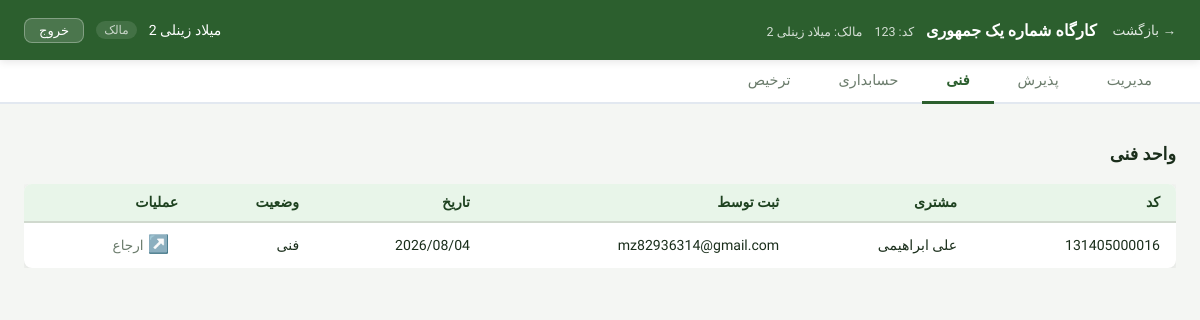
The app's page /workshop/13/technical/ (signed in), older data.
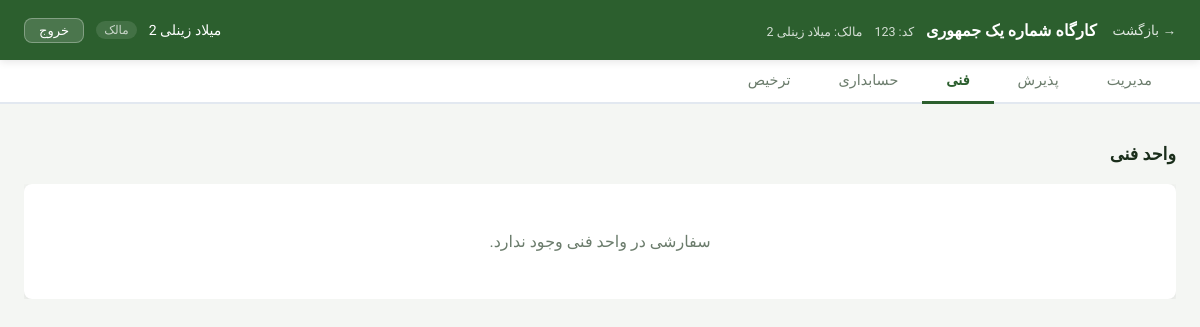
The same page, newer data.
### orders/models.py (models this page shows, shortened)
class Order(models.Model):
    STATUS_CHOICES = [
        ('reception', 'پذیرش'),
        ('technical', 'فنی'),
        ('accounting', 'حسابداری'),
        ('management', 'مدیریت'),
        ('payment', 'پرداخت'),
        ('done', 'تکمیل'),
        ('release', 'ترخیص')
    ]
    workshop = models.ForeignKey('accounts.Workshop', on_delete=models.CASCADE)
    customer = models.ForeignKey(Customer, on_delete=models.PROTECT, related_name='orders')
    created_by = models.ForeignKey('accounts.User', on_delete=models.SET_NULL, null=True)
    status = models.CharField(max_length=20, choices=STATUS_CHOICES, default='reception')
    description = models.TextField(blank=True)
    created_at = models.DateTimeField(auto_now_add=True)
    updated_at = models.DateTimeField(auto_now=True)
    delivered_at = models.DateTimeField(null=True, blank=True)
    is_archived = models.BooleanField(default=False)
    is_stopped = models.BooleanField(default=False)
    code = models.CharField(
        max_length=30,
        unique=True,
        editable=False,
        db_index=True,
        verbose_name='کد سفارش'
    )
    count_request = models.PositiveSmallIntegerField(default=1)
    manager_release_allowed = models.BooleanField(default=False, verbose_name="مجوز ترخیص مدیر")
    manager_release_count = models.PositiveSmallIntegerField(default=0, verbose_name="تعداد مجاز ترخیص مدیر")

class Customer(models.Model):
    workshop = models.ForeignKey('accounts.Workshop', on_delete=models.CASCADE)
    name = models.CharField(max_length=200)
    customer_workshop_name = models.CharField(max_length=200, default="None")
    phone = models.CharField(max_length=20, blank=True)
    is_legal = models.BooleanField(default=False)  # حقوقی یا حقیقی
    created_at = models.DateTimeField(auto_now_add=True)

### accounts/models.py (models this page shows)
class User(AbstractUser):
    phone = models.CharField(max_length=15, blank=True)
    email = models.EmailField(unique=True)
    class Meta:
        swappable = 'AUTH_USER_MODEL'

### orders/views.py (the view)
# urls.py: path('workshop/<int:workshop_id>/technical/', views.technical_tab, name='tab_technical'),
@login_required
def technical_tab(request, workshop_id):
    workshop, membership, allowed_tabs = _get_workshop_and_membership(
        request, workshop_id, 'technical'
    )
    orders = (
        Order.objects
        .filter(workshop=workshop, status='technical')
        .select_related('customer', 'created_by')
        .order_by('-created_at')
    )
    context = _base_context(workshop, membership, allowed_tabs, 'technical')
    context['orders'] = orders
    return render(request, 'orders/technical_tab.html', context)

### orders/views.py (called while the page is built)
def _get_workshop_and_membership(request, workshop_id, required_tab):
    workshop = get_object_or_404(Workshop, pk=workshop_id)
    membership = get_object_or_404(
        WorkshopMembership,
        workshop=workshop,
        user=request.user,
        is_active=True
    )
    allowed_tabs = ROLE_TAB_ACCESS.get(membership.role, [])
    if required_tab not in allowed_tabs:
        raise Http404("دسترسی به این تب مجاز نیست")
    return workshop, membership, allowed_tabs

def _base_context(workshop, membership, allowed_tabs, active_tab):
    return {
        'workshop': workshop,
        'membership': membership,
        'allowed_tabs': allowed_tabs,
        'active_tab': active_tab,
    }

### templates/orders/technical_tab.html (shortened to what this page needs)
{% extends "orders/_dashboard_base.html" %}
{% block tab_content %}
    <div class="tab-panel">
        <div class="panel-header"><h2>واحد فنی</h2></div>
        <div class="orders-table-wrap">
            {% if orders %}
                <table class="orders-table">
                    <thead>
                    <tr>
                        <th>کد</th>
                        <th>مشتری</th>
                        <th>ثبت توسط</th>
                        <th>تاریخ</th>
                        <th>وضعیت</th>
                        <th>عملیات</th>
                    </tr>
                    </thead>
                    <tbody>
                    {% for order in orders %}
                        <tr class="order-row" data-order-id="{{ order.id }}" style="cursor:pointer;">
                            <td>{{ order.code }}</td>
                            <td>{{ order.customer.name }}</td>
                            <td>{{ order.created_by }}</td>
                            <td>{{ order.created_at|date:"Y/m/d" }}</td>
                            <td>{{ order.get_status_display }}</td>
                            <td>
                                <button class="btn-icon btn-refer"
                                        data-order-id="{{ order.id }}"
                                        data-code="{{ order.code }}"
                                        data-url="{% url 'orders:refer_order' order.id %}"
                                        onclick="event.stopPropagation()">
                                    <span class="btn-icon__symbol">↗️</span>
                                    <span class="btn-icon__label">ارجاع</span>
                                </button>
                            </td>
                        </tr>
                    {% endfor %}
                    </tbody>
                </table>
            {% else %}
                <p class="empty-state">سفارشی در واحد فنی وجود ندارد.</p>
            {% endif %}
        </div>
    </div>
{% endblock %}

Row changes from the older to the newer data that the page shows:
no longer on this page (row edited): Order: code "131405000016", customer.name "علی ابراهیمی", created_by "mz82936314@gmail.com", created_at "2026/08/04", status "فنی"
Text that changed along with them:
text no longer shown: "کد مشتری ثبت توسط تاریخ وضعیت عملیات"
text now shown: "سفارشی در واحد فنی وجود ندارد."
